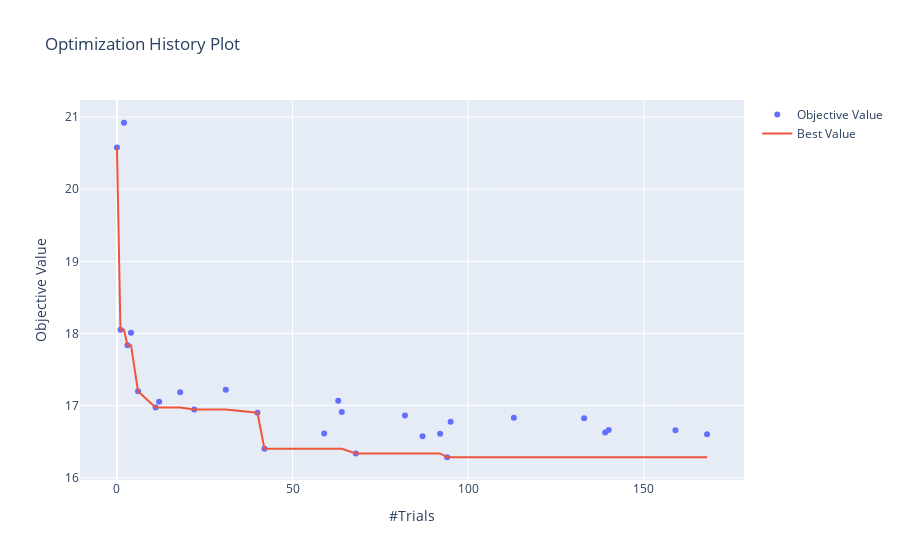
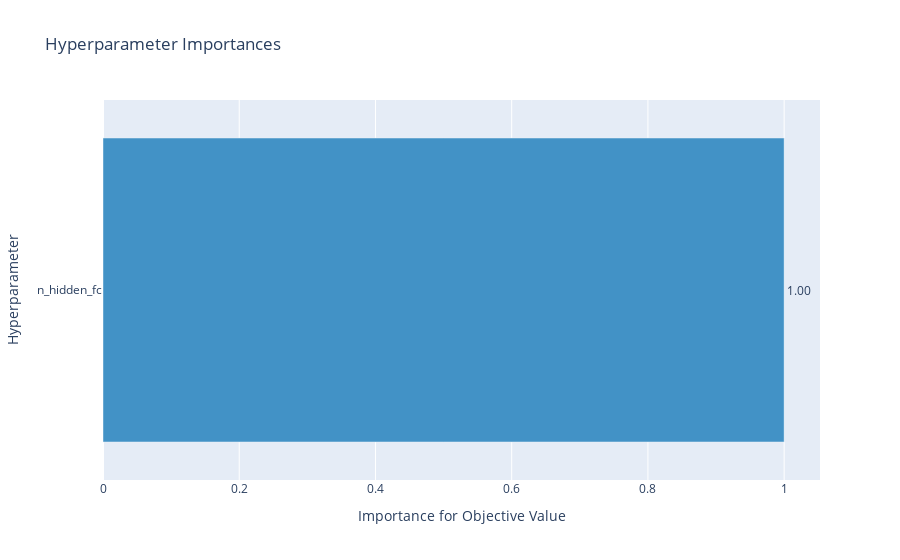
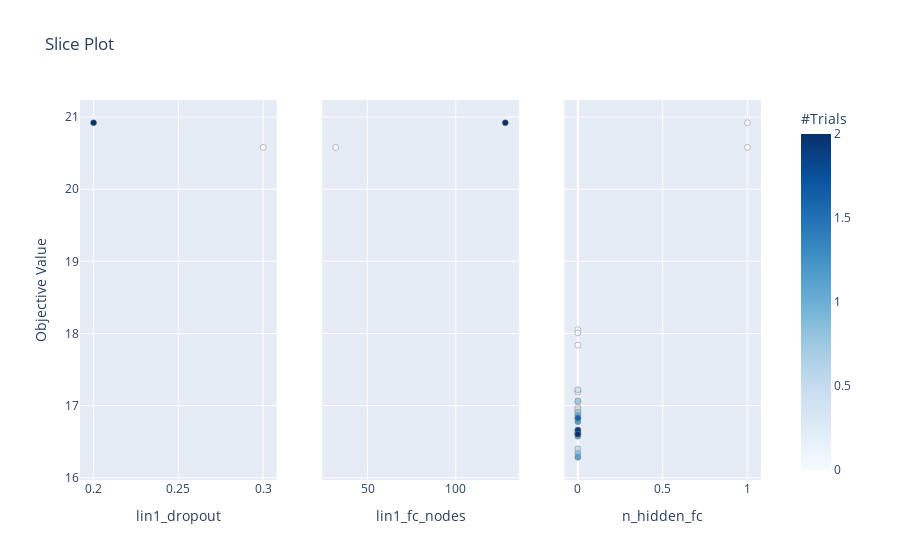
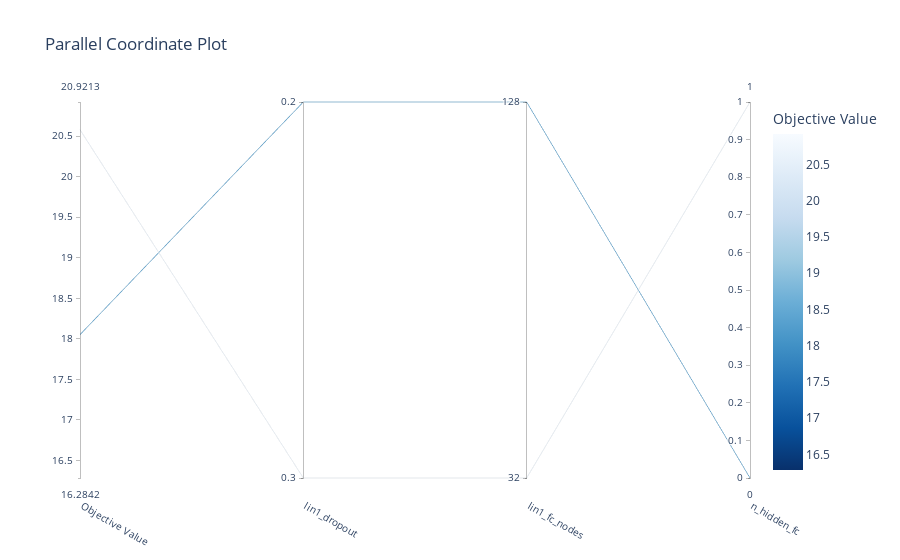

Write notebook code for charts like these, in order.
### Code cell
opt_plots(lin_opt_study)

### Figure 1 — Plotly figure (JSON) as saved in the notebook; plotly's stock layout.template omitted (floating-point values rounded to 4 significant figures)
{"data": [{"mode": "markers", "name": "Objective Value", "type": "scatter", "x": [0, 1, 2, 3, 4, 6, 11, 12, 18, 22, 31, 40, 42, 59, 63, 64, 68, 82, 87, 92, 94, 95, 113, 133, 139, 140, 159, 168], "y": [20.58, 18.05, 20.92, 17.84, 18.01, 17.2, 16.97, 17.05, 17.19, 16.94, 17.22, 16.9, 16.4, 16.61, 17.07, 16.91, 16.34, 16.86, 16.58, 16.61, 16.28, 16.78, 16.83, 16.83, 16.63, 16.66, 16.66, 16.6]}, {"name": "Best Value", "type": "scatter", "x": [0, 1, 2, 3, 4, 6, 11, 12, 18, 22, 31, 40, 42, 59, 63, 64, 68, 82, 87, 92, 94, 95, 113, 133, 139, 140, 159, 168], "y": [20.58, 18.05, 18.05, 17.84, 17.84, 17.2, 16.97, 16.97, 16.97, 16.94, 16.94, 16.9, 16.4, 16.4, 16.4, 16.4, 16.34, 16.34, 16.34, 16.34, 16.28, 16.28, 16.28, 16.28, 16.28, 16.28, 16.28, 16.28]}], "layout": {"title": {"text": "Optimization History Plot"}, "xaxis": {"title": {"text": "#Trials"}}, "yaxis": {"title": {"text": "Objective Value"}}}}

### Figure 2 — Plotly figure (JSON) as saved in the notebook; plotly's stock layout.template omitted (floating-point values rounded to 4 significant figures)
{"data": [{"cliponaxis": false, "hovertemplate": ["n_hidden_fc (IntUniformDistribution): 1.0<extra></extra>"], "marker": {"color": "rgb(66,146,198)"}, "orientation": "h", "text": ["1.0"], "textposition": "outside", "texttemplate": "%{text:.2f}", "type": "bar", "x": [1], "y": ["n_hidden_fc"]}], "layout": {"showlegend": false, "title": {"text": "Hyperparameter Importances"}, "xaxis": {"title": {"text": "Importance for Objective Value"}}, "yaxis": {"title": {"text": "Hyperparameter"}}}}

### Figure 3 — Plotly figure (JSON) as saved in the notebook; plotly's stock layout.template omitted (floating-point values rounded to 4 significant figures)
{"data": [{"marker": {"color": [0, 2], "colorbar": {"title": {"text": "#Trials"}, "x": 1, "xpad": 40}, "colorscale": [[0, "rgb(247,251,255)"], [0.125, "rgb(222,235,247)"], [0.25, "rgb(198,219,239)"], [0.375, "rgb(158,202,225)"], [0.5, "rgb(107,174,214)"], [0.625, "rgb(66,146,198)"], [0.75, "rgb(33,113,181)"], [0.875, "rgb(8,81,156)"], [1, "rgb(8,48,107)"]], "line": {"color": "Grey", "width": 0.5}, "showscale": true}, "mode": "markers", "showlegend": false, "type": "scatter", "x": [0.3, 0.2], "xaxis": "x", "y": [20.58, 20.92], "yaxis": "y"}, {"marker": {"color": [0, 2], "colorbar": {"title": {"text": "#Trials"}, "x": 1, "xpad": 40}, "colorscale": [[0, "rgb(247,251,255)"], [0.125, "rgb(222,235,247)"], [0.25, "rgb(198,219,239)"], [0.375, "rgb(158,202,225)"], [0.5, "rgb(107,174,214)"], [0.625, "rgb(66,146,198)"], [0.75, "rgb(33,113,181)"], [0.875, "rgb(8,81,156)"], [1, "rgb(8,48,107)"]], "line": {"color": "Grey", "width": 0.5}, "showscale": false}, "mode": "markers", "showlegend": false, "type": "scatter", "x": [32, 128], "xaxis": "x2", "y": [20.58, 20.92], "yaxis": "y2"}, {"marker": {"color": [0, 1, 2, 3, 4, 6, 11, 12, 18, 22, 31, 40, 42, 59, 63, 64, 68, 82, 87, 92, 94, 95, 113, 133, 139, 140, 159, 168], "colorbar": {"title": {"text": "#Trials"}, "x": 1, "xpad": 40}, "colorscale": [[0, "rgb(247,251,255)"], [0.125, "rgb(222,235,247)"], [0.25, "rgb(198,219,239)"], [0.375, "rgb(158,202,225)"], [0.5, "rgb(107,174,214)"], [0.625, "rgb(66,146,198)"], [0.75, "rgb(33,113,181)"], [0.875, "rgb(8,81,156)"], [1, "rgb(8,48,107)"]], "line": {"color": "Grey", "width": 0.5}, "showscale": false}, "mode": "markers", "showlegend": false, "type": "scatter", "x": [1, 0, 1, 0, 0, 0, 0, 0, 0, 0, 0, 0, 0, 0, 0, 0, 0, 0, 0, 0, 0, 0, 0, 0, 0, 0, 0, 0], "xaxis": "x3", "y": [20.58, 18.05, 20.92, 17.84, 18.01, 17.2, 16.97, 17.05, 17.19, 16.94, 17.22, 16.9, 16.4, 16.61, 17.07, 16.91, 16.34, 16.86, 16.58, 16.61, 16.28, 16.78, 16.83, 16.83, 16.63, 16.66, 16.66, 16.6], "yaxis": "y3"}], "layout": {"title": {"text": "Slice Plot"}, "xaxis": {"anchor": "y", "domain": [0, 0.2889], "title": {"text": "lin1_dropout"}}, "xaxis2": {"anchor": "y2", "domain": [0.3556, 0.6444], "title": {"text": "lin1_fc_nodes"}}, "xaxis3": {"anchor": "y3", "domain": [0.7111, 1], "title": {"text": "n_hidden_fc"}}, "yaxis": {"anchor": "x", "domain": [0, 1], "title": {"text": "Objective Value"}}, "yaxis2": {"anchor": "x2", "domain": [0, 1], "matches": "y", "showticklabels": false}, "yaxis3": {"anchor": "x3", "domain": [0, 1], "matches": "y", "showticklabels": false}}}

### Figure 4 — Plotly figure (JSON) as saved in the notebook; plotly's stock layout.template omitted (floating-point values rounded to 4 significant figures)
{"data": [{"dimensions": [{"label": "Objective Value", "range": [16.28, 20.92], "values": [20.58, 18.05, 20.92, 17.84, 18.01, 17.2, 16.97, 17.05, 17.19, 16.94, 17.22, 16.9, 16.4, 16.61, 17.07, 16.91, 16.34, 16.86, 16.58, 16.61, 16.28, 16.78, 16.83, 16.83, 16.63, 16.66, 16.66, 16.6]}, {"label": "lin1_dropout", "range": [0, 1], "ticktext": [0.3, 0.2], "tickvals": [0, 1], "values": [0, 1]}, {"label": "lin1_fc_nodes", "range": [0, 1], "ticktext": [32, 128], "tickvals": [0, 1], "values": [0, 1]}, {"label": "n_hidden_fc", "range": [0, 1], "values": [1, 0, 1, 0, 0, 0, 0, 0, 0, 0, 0, 0, 0, 0, 0, 0, 0, 0, 0, 0, 0, 0, 0, 0, 0, 0, 0, 0]}], "labelangle": 30, "labelside": "bottom", "line": {"color": [20.58, 18.05, 20.92, 17.84, 18.01, 17.2, 16.97, 17.05, 17.19, 16.94, 17.22, 16.9, 16.4, 16.61, 17.07, 16.91, 16.34, 16.86, 16.58, 16.61, 16.28, 16.78, 16.83, 16.83, 16.63, 16.66, 16.66, 16.6], "colorbar": {"title": {"text": "Objective Value"}}, "colorscale": [[0, "rgb(247,251,255)"], [0.125, "rgb(222,235,247)"], [0.25, "rgb(198,219,239)"], [0.375, "rgb(158,202,225)"], [0.5, "rgb(107,174,214)"], [0.625, "rgb(66,146,198)"], [0.75, "rgb(33,113,181)"], [0.875, "rgb(8,81,156)"], [1, "rgb(8,48,107)"]], "reversescale": true, "showscale": true}, "type": "parcoords"}], "layout": {"title": {"text": "Parallel Coordinate Plot"}}}
